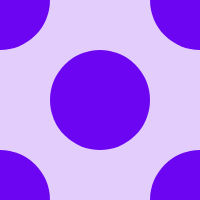
Frame 1 (no input)
Frame 60 (no input): identical to frame 1, image omitted
Frame 120 (the mouse pressed at the canvas centre since frame 60): identical to frame 1, image omitted

The p5.js sketch that drew this single still picture (run headless with seeded random() and noise() and a simulated clock; from frame 60 on, the mouse is pressed at the canvas centre):

// p5.js sketch
// ── sketch.js
function setup() {
  createCanvas(200, 200);
  rectMode(CENTER);
}

function draw() {
  background(226, 205, 252);
  
  noStroke();
  fill(108, 5, 242);
  circle(0, 0, width / 2);
  circle(width, 0, width / 2);
  circle(width, height, width / 2);
  circle(0, height, width / 2);

  circle(width / 2, height / 2, width / 2);
}
